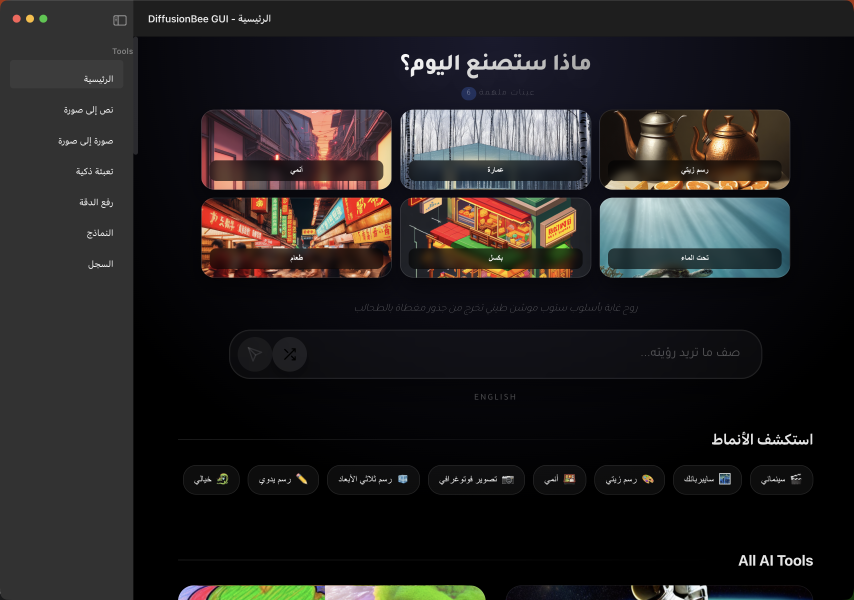
#> input picture docs/screenshots/01-homepage.png, 2560 x 1800 px (shown at 1/3 size)
$ python verify_doc_screenshots.py
#> lines starting #> are read from the running program, lines starting #| are printed output that depends on the picture
#!/usr/bin/env python3
"""Verify documentation screenshots contain real image content, not empty UI states."""

from __future__ import annotations

import statistics
import sys
from pathlib import Path

from PIL import Image

ROOT = Path(__file__).resolve().parents[1]
SHOTS = ROOT / "docs" / "screenshots"


def region_variance(im: Image.Image, box: tuple[int, int, int, int]) -> float:
    region = im.crop(box).convert("RGB")
    px = list(region.getdata())[::80]
    values = [v for p in px for v in p]
    return statistics.pvariance(values) if values else 0.0


def scaled_box(im: Image.Image, left: int, top: int, right: int, bottom: int) -> tuple[int, int, int, int]:
    scale = im.width / 1280
    return (
        int(left * scale),
        int(top * scale),
        int(right * scale),
        int(bottom * scale),
    )


def verify_homepage(path: Path) -> tuple[int, int]:
    im = Image.open(path)
    box = scaled_box(im, 190, 95, 1090, 340)
    w, h = im.crop(box).size
    cols, rows = 3, 2
    tw, th = w // cols, h // rows
    passed = 0
    for r in range(rows):
        for c in range(cols):
            tile = im.crop(box).crop((c * tw, r * th, (c + 1) * tw, (r + 1) * th))
            if region_variance(tile, (0, 0, tile.width, tile.height)) > 800:
                passed += 1
    return passed, cols * rows


def verify_txt2img(path: Path) -> bool:
    im = Image.open(path)
    # Main gallery canvas (left of settings panel)
    box = scaled_box(im, 180, 120, 900, 820)
    return region_variance(im, box) > 500


def verify_history(path: Path) -> bool:
    im = Image.open(path)
    box = scaled_box(im, 180, 120, 1200, 860)
    return region_variance(im, box) > 900


def verify_sample_generation(path: Path) -> bool:
    if not path.exists():
        return False
    im = Image.open(path)
    return im.width >= 256 and im.height >= 256 and region_variance(im, (0, 0, im.width, im.height)) > 1000


def main() -> int:
    ok = True

    home = SHOTS / "01-homepage.png"
    if home.exists():
        passed, total = verify_homepage(home)
#> in verify_homepage, im is the input picture: PIL image 2560x1800 RGBA; mean R, G, B, A 35.5, 33.1, 33.1, 255
#> in verify_homepage, `box = scaled_box(im, 190, 95, 1090, 340)`: box = (380, 190, 2180, 680)
#> the loop in verify_homepage, `for r in range(rows):` made 2 passes
#> pass 1, in region_variance (call 2), `region = im.crop(box).convert("RGB")`:
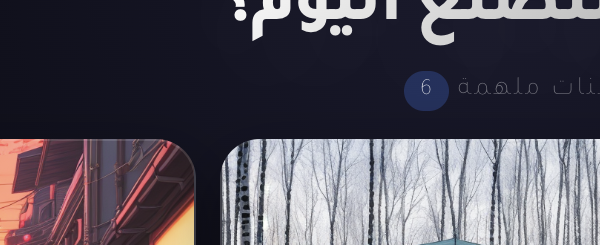
#> region: PIL image 600x245 RGB; mean R, G, B 84.2, 80, 91
#> pass 1, in region_variance (call 3), `region = im.crop(box).convert("RGB")`:
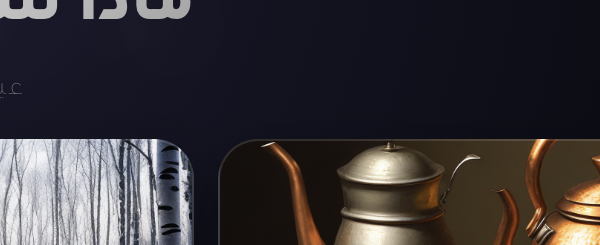
#> region: PIL image 600x245 RGB; mean R, G, B 55.8, 51.8, 55.8
#> after the loop in verify_homepage, `for r in range(rows):`: passed = 6
#> passed = 6; total = 6
        print(f"homepage grid: {passed}/{total} tiles {'PASS' if passed == total else 'FAIL'}")
#| homepage grid: 6/6 tiles PASS
        ok = ok and passed == total
#> ok = True
    else:
        print("FAIL missing 01-homepage.png")
        ok = False

    txt2img = SHOTS / "02-txt2img.png"
    if txt2img.exists():
        txt_ok = verify_txt2img(txt2img)
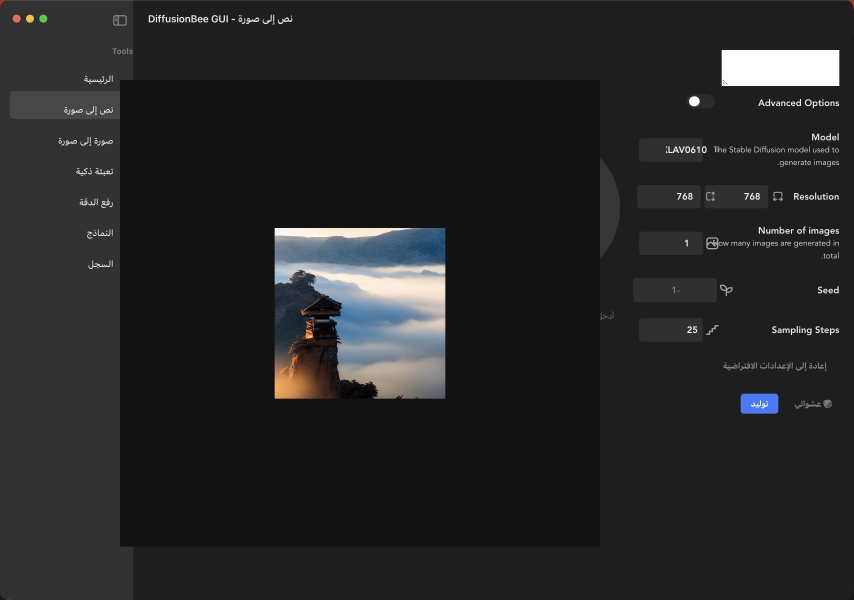
#> input picture docs/screenshots/02-txt2img.png, 2560 x 1800 px (shown at 1/3 size)
#> in verify_txt2img, im is the input picture: PIL image 2560x1800 RGB; mean R, G, B 37.2, 37.4, 37.8
#> in verify_txt2img, `box = scaled_box(im, 180, 120, 900, 820)`: box = (360, 240, 1800, 1640)
#> in region_variance (call 7), `region = im.crop(box).convert("RGB")`:
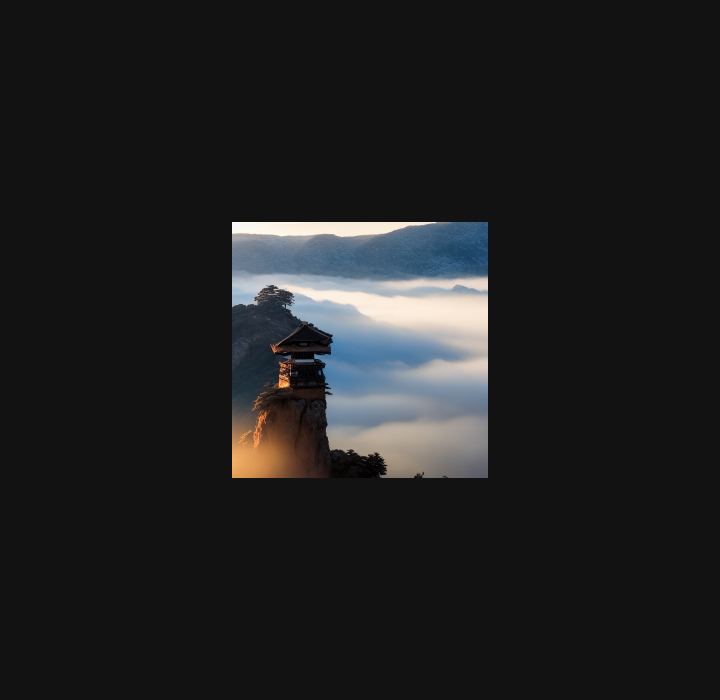
#> region: PIL image 1440x1400 RGB (shown at 1/2 size); mean R, G, B 31.6, 32.1, 32.7
#> in region_variance (call 7), `px = list(region.getdata())[::80]`: px = 25200 items
#> in region_variance (call 7), `values = [v for p in px for v in p]`: values = 75600 items
#> txt_ok = True
        print(f"txt2img gallery: {'PASS' if txt_ok else 'FAIL (no generated image visible)'}")
#| txt2img gallery: PASS
        ok = ok and txt_ok
    else:
        print("FAIL missing 02-txt2img.png")
        ok = False

    history = SHOTS / "07-history.png"
    if history.exists():
        hist_ok = verify_history(history)
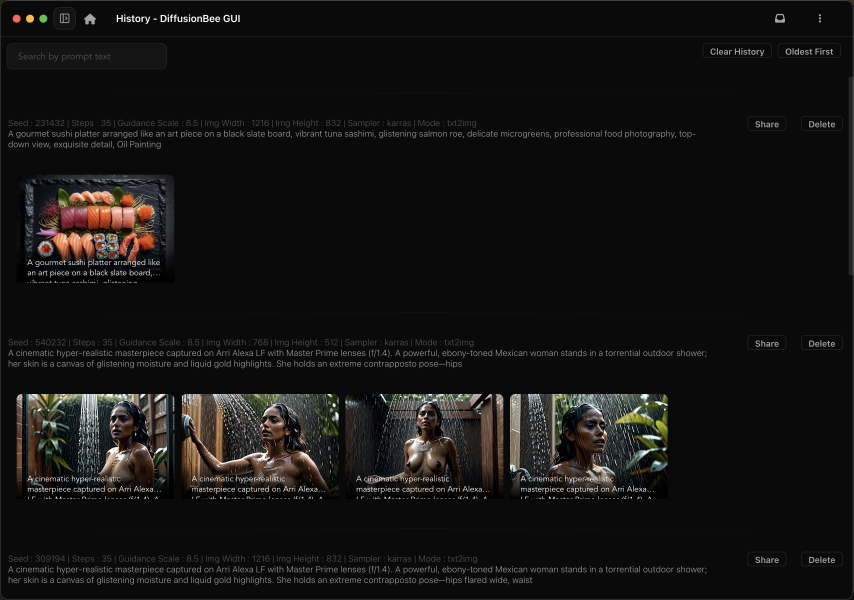
#> input picture docs/screenshots/07-history.png, 2560 x 1800 px (shown at 1/3 size)
#> in verify_history, im is the input picture: PIL image 2560x1800 RGBA; mean R, G, B, A 21.1, 20, 19.1, 255
#> in verify_history, `box = scaled_box(im, 180, 120, 1200, 860)`: box = (360, 240, 2400, 1720)
#> in region_variance (call 8), `region = im.crop(box).convert("RGB")`:
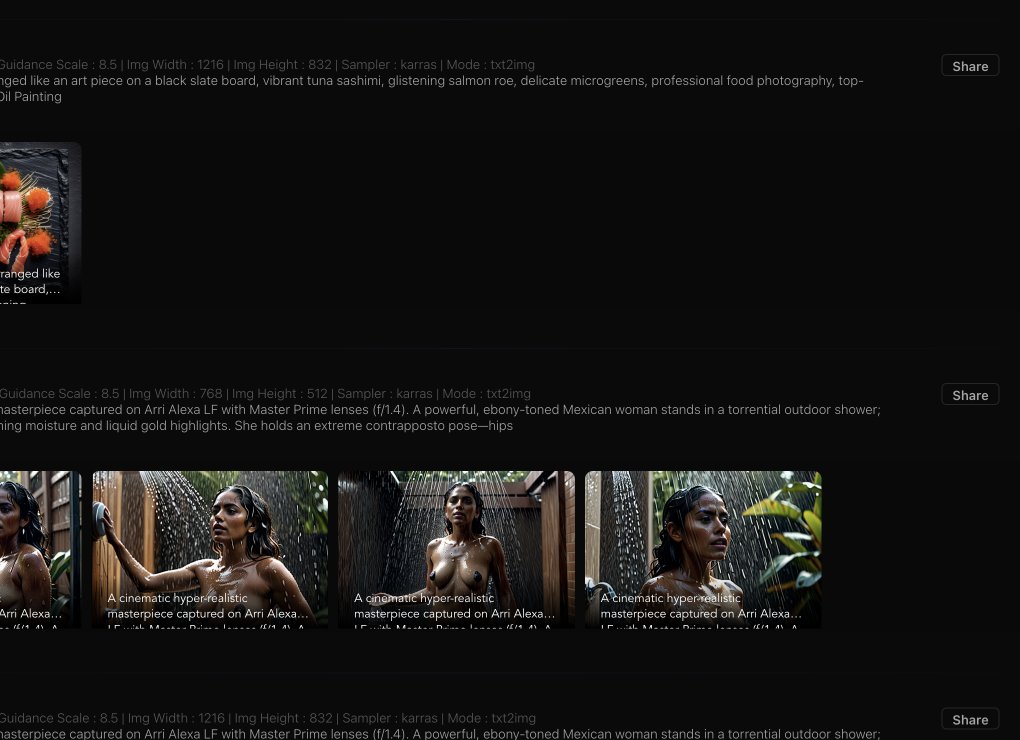
#> region: PIL image 2040x1480 RGB (shown at 1/2 size); mean R, G, B 21.1, 20.1, 19.1
#> in region_variance (call 8), `px = list(region.getdata())[::80]`: px = 37740 items
#> in region_variance (call 8), `values = [v for p in px for v in p]`: values = 113220 items
#> hist_ok = True
        print(f"history page: {'PASS' if hist_ok else 'FAIL'}")
#| history page: PASS
        ok = ok and hist_ok
    else:
        print("WARN missing 07-history.png")

    sample = SHOTS / "sample-generation.png"
    sample_ok = verify_sample_generation(sample)
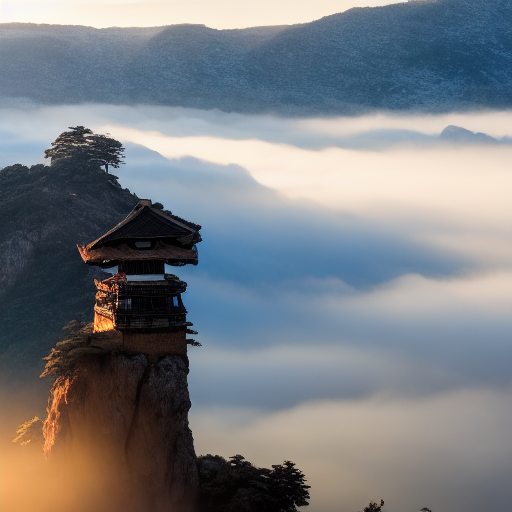
#> input picture docs/screenshots/sample-generation.png, 512 x 512 px
#> in verify_sample_generation, im is the input picture: PIL image 512x512 RGB; mean R, G, B 122.4, 126.1, 131
#> sample_ok = True
    print(f"sample-generation.png: {'PASS' if sample_ok else 'FAIL'}")
#| sample-generation.png: PASS
    ok = ok and sample_ok

    return 0 if ok else 1


if __name__ == "__main__":
    sys.exit(main())
#> (the program exits here)
